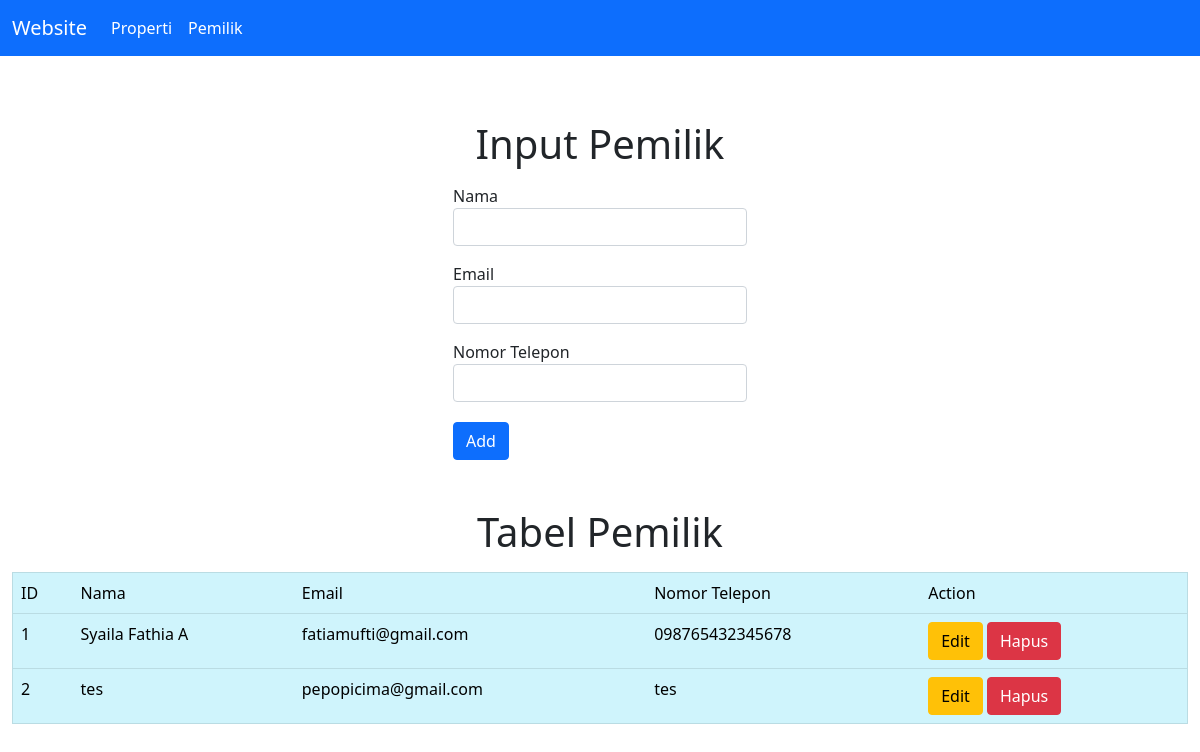
The page /src_tp4/pemilik.php on the database its author committed.
### tables this page shows
CREATE TABLE `pemilik` (
  `id_pemilik` int(11) NOT NULL,
  `nama` varchar(100) NOT NULL,
  `email` varchar(255) NOT NULL,
  `nomor_telepon` varchar(255) NOT NULL
);

### src_tp4/controllers/Pemilik.controller.php (called while the page is built, shortened)
<?php
include_once("models/Pemilik.class.php");
include_once("views/Pemilik.view.php");
class PemilikController {
  private $pemilik;
  function __construct(){
      $this->pemilik = new Pemilik(Conf::$db_host, Conf::$db_user, Conf::$db_pass, Conf::$db_name);
  }
  public function index() {
      $this->pemilik->open();
      $this->pemilik->getPemilik();
      $data = array(
        'pemilik' => array(),
      );
      while($row = $this->pemilik->getResult()){
        array_push($data['pemilik'], $row);
      }
      $view = new PemilikView();
      $view->render($data);
  }
}

### src_tp4/views/Pemilik.view.php (the view, shortened to what this page needs)
<?php
class PemilikView {
    public function render($data){
        $no = 1;
        $dataBuku = null;
        foreach($data['pemilik'] as $val){
            list($id, $nama, $email, $nomor_telepon) = $val;
            $dataBuku .= "<tr>
                    <td>" . $no++ . "</td>
                    <td>" . $nama . "</td>
                    <td>" . $email . "</td>
                    <td>" . $nomor_telepon . "</td>";
            $dataBuku .= "
                <td>
                    <a href='pemilik.php?id_edit=" . $id .  "' class='btn btn-warning'>Edit</a>
                    <a href='pemilik.php?id_hapus=" . $id . "' class='btn btn-danger'>Hapus</a>
                </td>";
            $dataBuku .= "</tr>";
        }
        $formContent = '
            <h1 class="text-center pt-3">Input Pemilik</h1>
            <form action="pemilik.php" method="POST">
                <div class="form-row">
                    <div class="form-group mt-3">
                        <label for="tname">Nama</label>
                        <div class="d-flex">
                            <input type="text" class="form-control" name="nama" value="" required />
                        </div>
                    </div>
                </div>
                <div class="form-row">
                    <div class="form-group mt-3">
                        <label for="temail">Email</label>
                        <input type="email" class="form-control" name="email" value="" required />
                    </div>
                </div>
                <div class="form-row">
                    <div class="form-group mt-3">
                        <label for="tnomor_telepon">Nomor Telepon</label>
                        <input type="text" class="form-control" name="nomor_telepon" value="" required />
                    </div>
                </div>
                <button type="submit" name="add" class="btn btn-primary" style="margin-top: 20px;">Add</button>
            </form>
        ';
    }
}
?>

### src_tp4/pemilik.php
<?php
include_once("models/Template.class.php");
include_once("models/DB.class.php");
include_once("controllers/Pemilik.controller.php");
$author = new PemilikController();
if (isset($_POST['add'])) {
    $author->add($_POST);
}
else if (!empty($_GET['id_hapus'])) {
    $id = $_GET['id_hapus'];
    $author->delete($id);
}
else if (!empty($_GET['id_edit'])) {
    $id = $_GET['id_edit'];
    $author->edit($id);
}
else{
    $author->index();
}

### src_tp4/models/Template.class.php (shortened to what this page needs)
<?php
class Template
{
    var $content = '';
    function __construct($filename='')
    {
        $this->content = implode('', @file($filename));
    }
    function clear()
    {
        $this->content = preg_replace("/DATA_[A-Z|_|0-9]+/", "", $this->content);
    }
    function write()
    {
        print $this->content;
    }
    function replace($old = '', $new = '')
    {
        if (is_int($new)) {
            $value = sprintf("%d", $new);
        }
        elseif (is_float($new)) {
            $value = sprintf("%f", $new);
        }
        elseif (is_array($new)) {
            $value = '';
            foreach ($new as $item) {
                $value .= $item. ' ';
            }
        }
        else {
            $value = $new;
        }
        $this->content = preg_replace("/$old/", $value, $this->content);
    }
}
?>

### rows shown on the page
pemilik: nama "Syaila Fathia A", email "fatiamufti@gmail.com", nomor_telepon "098765432345678"
pemilik: nama "tes", email "pepopicima@gmail.com", nomor_telepon "tes"

### other values the page prints
$this->content "Website Properti Pemilik Tabel Pemilik ID Nama Email Nomor Telepon Action"
